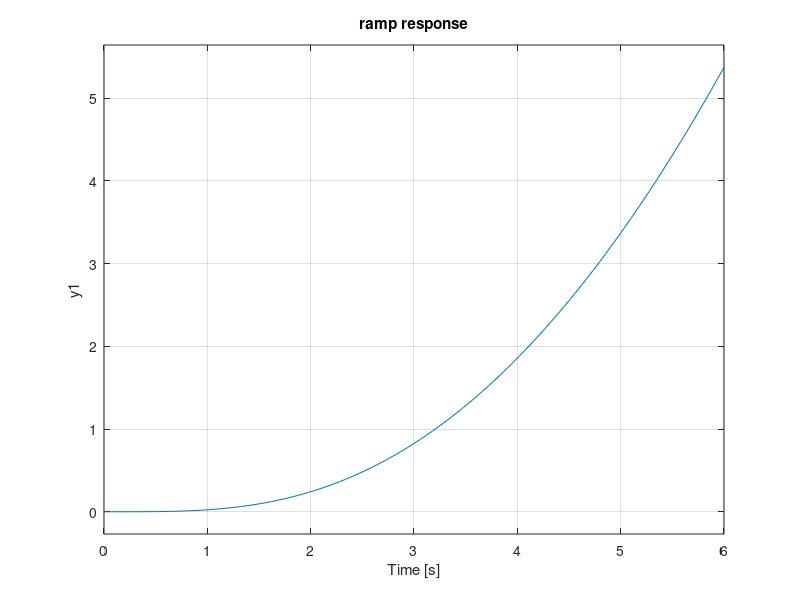

The MATLAB script that drew this image:
clc;
clear all;
close all;
s = tf('s');
t_f=zpk([],[0 -1 -2],[1]);
step(t_f/s);
title('ramp response');
kv=dcgain(s*t_f);
ess=1/(kv);
